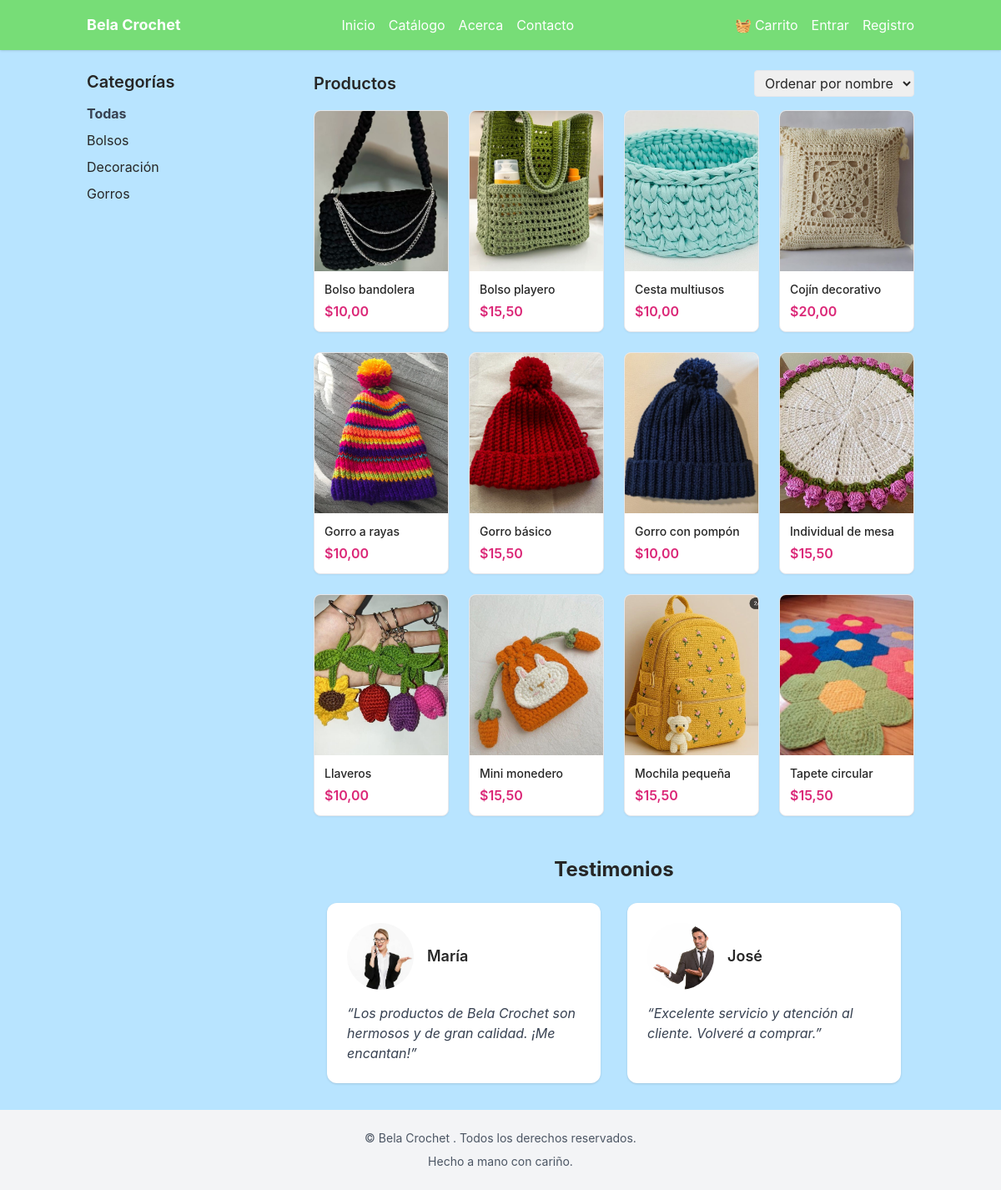
Screenshot of /catalogo/ with the database file from the repository.
### catalog/models.py (models this page shows, shortened)
class Category(models.Model):
    name = models.CharField(max_length=100)
    slug = models.SlugField(max_length=100, unique=True)
    parent = models.ForeignKey(
        "self", on_delete=models.CASCADE, null=True, blank=True, related_name="children"
    )
    meta_title = models.CharField(max_length=150, blank=True)
    meta_description = models.TextField(blank=True)
    class Meta:
        verbose_name = "Categoría"
        verbose_name_plural = "Categorías"
        ordering = ["name"]
    def get_absolute_url(self):
        return reverse("catalog:product_list_by_category", args=[self.slug])

class Product(models.Model):
    name = models.CharField(max_length=150)
    slug = models.SlugField(max_length=150, unique=True)
    category = models.ForeignKey(Category, on_delete=models.PROTECT, related_name="products")
    description = models.TextField(blank=True)
    price_base = models.DecimalField(max_digits=10, decimal_places=2)
    is_active = models.BooleanField(default=True)
    meta_title = models.CharField(max_length=150, blank=True)
    meta_description = models.TextField(blank=True)
    class Meta:
        verbose_name = "Producto"
        verbose_name_plural = "Productos"
        ordering = ["name"]
    def get_absolute_url(self):
        return reverse("product:product_detail", args=[self.slug])

class ProductImage(models.Model):
    product = models.ForeignKey(Product, on_delete=models.CASCADE, related_name="images")
    image = models.ImageField(upload_to="product_images/")
    alt_text = models.CharField(max_length=255, blank=True)
    position = models.PositiveIntegerField(default=0)
    class Meta:
        verbose_name = "Imagen de producto"
        verbose_name_plural = "Imágenes de productos"
        ordering = ["position"]

### catalog/views.py (the view)
# urls.py: path("", ProductListView.as_view(), name="product_list"),
class ProductListView(ListView):
    model = Product
    template_name = "catalog/product_list.html"
    context_object_name = "products"
    paginate_by = 12
    def get_queryset(self):
        queryset = Product.objects.filter(is_active=True)
        category_slug = self.kwargs.get("category_slug")
        if category_slug:
            category = get_object_or_404(Category, slug=category_slug)
            queryset = queryset.filter(category=category)
        order = self.request.GET.get("orden")
        if order == "precio":
            queryset = queryset.order_by("price_base")
        elif order == "precio_desc":
            queryset = queryset.order_by("-price_base")
        else:
            queryset = queryset.order_by("name")
        return queryset
    def get_context_data(self, **kwargs):
        context = super().get_context_data(**kwargs)
        context["categories"] = Category.objects.all()
        context["current_category_slug"] = self.kwargs.get("category_slug")
        return context

### core/context_processors.py (called while the page is built)
def site_settings(request):
    try:
        setting = SiteSetting.objects.first()
    except Exception:
        setting = None
    return {
        "site_settings": setting,
        "brand_name": setting.brand_name if setting else "Bela Crochet",
    }

def cart_mini(request):
    total_qty = 0
    total_price = 0
    cart = None
    if request.user.is_authenticated:
        cart = Cart.objects.filter(user=request.user).first()
    else:
        session_key = request.session.get(settings.CART_SESSION_ID)
        if session_key:
            cart = Cart.objects.filter(session_key=session_key).first()
    if cart:
        total_qty = cart.items.aggregate(total=Sum("quantity"))[("total")] or 0
        total_price = sum(item.line_subtotal() for item in cart.items.all())
    return {
        "cart_total_qty": total_qty or 0,
        "cart_total_price": total_price or 0,
    }

### templates/catalog/product_list.html (shortened to what this page needs)
{% extends "base.html" %}
{% load static %}
{% block content %}
<div class="flex flex-col md:flex-row md:space-x-8">
    <aside class="md:w-1/4 mb-6 md:mb-0">
        <h2 class="text-xl font-semibold mb-3">Categorías</h2>
        <ul class="space-y-2">
            <li>
                <a href="{% url 'catalog:product_list' %}"
                   class="{% if not current_category_slug %}font-bold text-gray-700{% endif %} hover:text-pink-600">
                   Todas
                </a>
            </li>
            {% for cat in categories %}
                <li>
                    <a href="{{ cat.get_absolute_url }}"
                       class="{% if cat.slug == current_category_slug %}font-bold text-gray-700{% endif %} hover:text-pink-600">
                       {{ cat.name }}
                    </a>
                </li>
            {% endfor %}
        </ul>
    </aside>
    <div class="md:w-3/4">
        <div class="flex justify-between items-center mb-4">
            <h2 class="text-xl font-semibold">Productos</h2>
            <form method="get">
                <select name="orden" onchange="this.form.submit()" class="border rounded px-2 py-1">
                    <option value="">Ordenar por nombre</option>
                </select>
            </form>
        </div>
        {% if products %}
            <div class="grid grid-cols-2 sm:grid-cols-3 lg:grid-cols-4 gap-6">
                {% for product in products %}
                  <div class="border rounded-lg overflow-hidden shadow-sm hover:shadow-md transition bg-white">
                      <a href="{{ product.get_absolute_url }}">
                          {% with main_img=product.images.first %}
                              {% if main_img %}
                                  <img src="{{ main_img.image.url }}"
                                       alt="{{ main_img.alt_text|default:product.name }}"
                                       class="w-full h-48 object-cover">
                              {% else %}
                                  <img src="{% static 'catalog/img/' %}{{ product.slug }}.jpg"
                                       alt="{{ product.name }}"
                                       class="w-full h-48 object-cover">
                              {% endif %}
                          {% endwith %}
                          <div class="p-3">
                              <h3 class="text-sm font-medium mb-1">{{ product.name }}</h3>
                              <p class="text-pink-600 font-semibold">${{ product.price_base }}</p>
                          </div>
                      </a>
                  </div>
                {% endfor %}
            </div>
        {% else %}
            <p>No se encontraron productos.</p>
        {% endif %}
        <section class="max-w-6xl mx-auto px-4 mt-12">
          <h2 class="text-2xl font-bold mb-6 text-center">Testimonios</h2>
          <div class="grid md:grid-cols-2 gap-8">
            <figure class="bg-white rounded-xl p-6 shadow hover:shadow-lg transition">
              <div class="flex items-center gap-4 mb-4">
                <img src="{% static 'catalog/img/maria_opinion.jpg' %}"
                     alt="Foto de María"
                     class="w-20 h-20 rounded-full object-cover">
                <figcaption class="font-semibold text-lg">María</figcaption>
              </div>
              <blockquote class="text-gray-700 italic">
                “Los productos de Bela Crochet son hermosos y de gran calidad. ¡Me encantan!”
              </blockquote>
            </figure>
            <figure class="bg-white rounded-xl p-6 shadow hover:shadow-lg transition">
              <div class="flex items-center gap-4 mb-4">
                <img src="{% static 'catalog/img/jose_opinion.jpg' %}"
                     alt="Foto de José"
                     class="w-20 h-20 rounded-full object-cover">
                <figcaption class="font-semibold text-lg">José</figcaption>
              </div>
              <blockquote class="text-gray-700 italic">
                “Excelente servicio y atención al cliente. Volveré a comprar.”
              </blockquote>
            </figure>
          </div>
        </section>
    </div>
</div>
{% endblock %}

### catalog/static/css/styles.css (style rules this page uses)
:root { --rosa-principal: #ff85d5; --lila: #e79eff; --azul-claro: #b8e4ff; --rosa-coral: #ff94a2; --amarillo: #ffe180; --verde: #77dd77; --negro: #333333; --blanco: #ffffff; }
body { background-color: var(--azul-claro); color: var(--negro); font-family: 'Inter', sans-serif; margin: 0; padding: 0; }

### templates/base.html (style rules this page uses)
body { font-family: 'Inter', sans-serif; background-color: var(--azul-claro); }

### rows the page displays
Category: name "Bolsos"
Category: name "Decoración"
Category: name "Gorros"
Product: images.first.image (picture), name "Bolso bandolera", price_base "10,00"
Product: images.first.image (picture), name "Bolso playero", price_base "15,50"
Product: images.first.image (picture), name "Cesta multiusos", price_base "10,00"
Product: images.first.image (picture), name "Cojín decorativo", price_base "20,00"
Product: images.first.image (picture), name "Gorro a rayas", price_base "10,00"
Product: images.first.image (picture), name "Gorro básico", price_base "15,50"
Product: images.first.image (picture), name "Gorro con pompón", price_base "10,00"
Product: images.first.image (picture), name "Individual de mesa", price_base "15,50"
Product: images.first.image (picture), name "Llaveros", price_base "10,00"
Product: images.first.image (picture), name "Mini monedero", price_base "15,50"
Product: images.first.image (picture), name "Mochila pequeña", price_base "15,50"
Product: images.first.image (picture), name "Tapete circular", price_base "15,50"

### other values shown
{{ brand_name }} "Bela Crochet"
